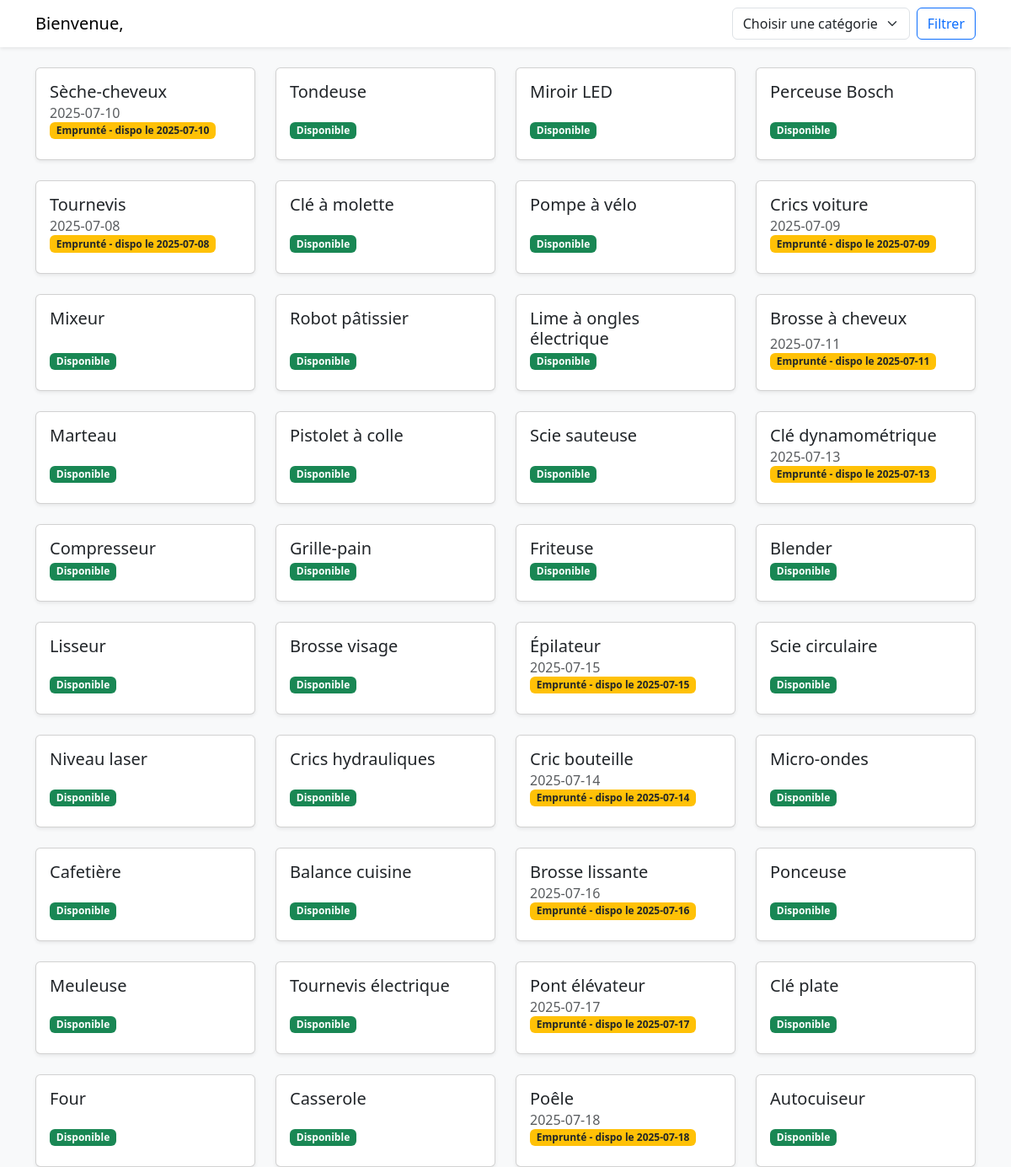
The page /pages/accueil.php on the database as committed earlier.
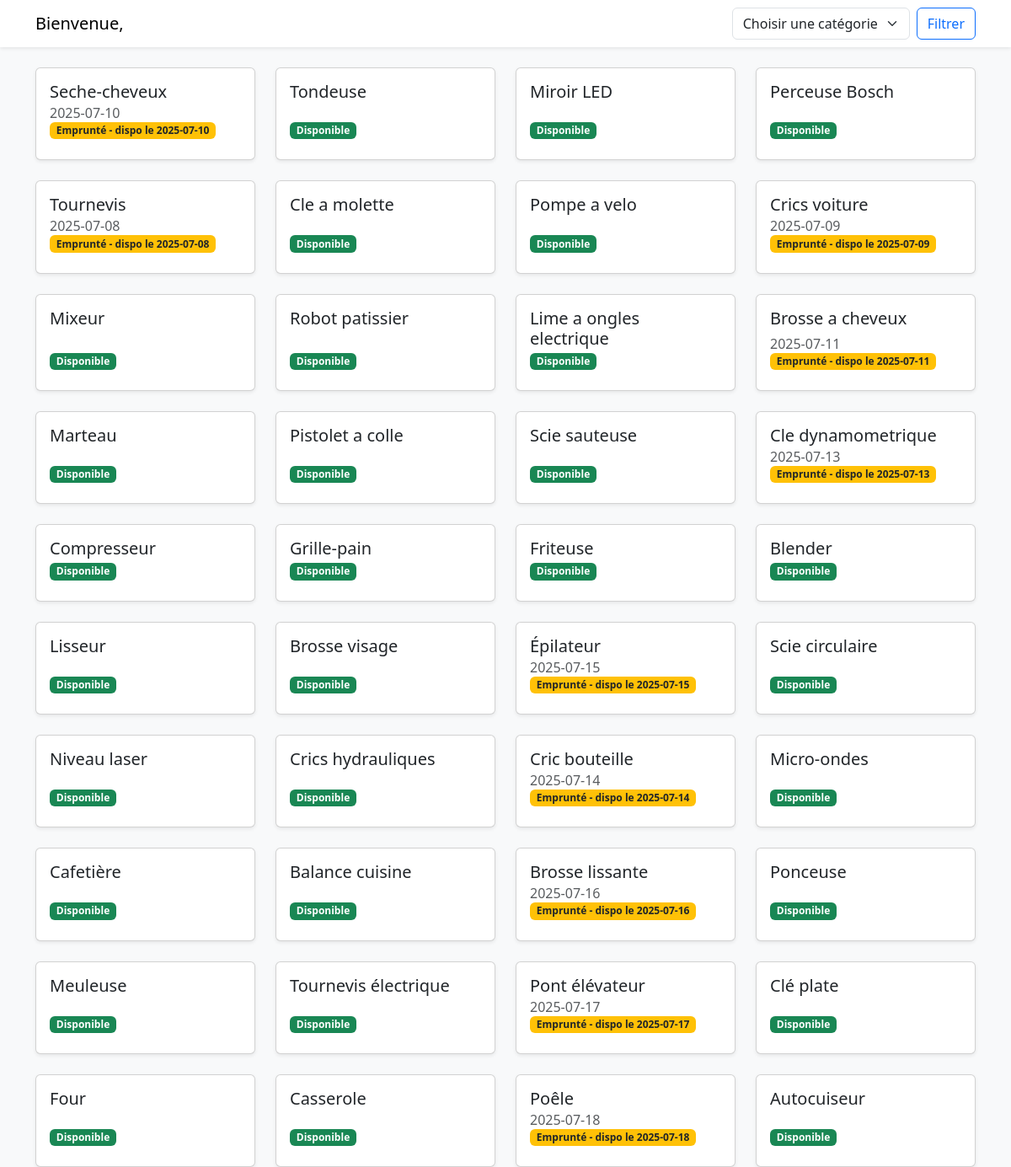
The same page on the database as committed later.
### tables this page shows
CREATE TABLE obj_objet(
    id_objet INT AUTO_INCREMENT  PRIMARY KEY,
    nom_objet VARCHAR(50),
    id_categorie INT,
    id_membre INT,
    FOREIGN KEY (id_membre) REFERENCES obj_membres(id_membre),
    FOREIGN KEY (id_categorie) REFERENCES obj_categorie_objet(id_categorie)
);

CREATE TABLE obj_emprunt(
    id_emprunt INT AUTO_INCREMENT  PRIMARY KEY,
    id_objet INT,
    id_membre INT,
    date_emprunt DATE,
    date_retour DATE,
    FOREIGN KEY (id_objet) REFERENCES obj_objet(id_objet),
    FOREIGN KEY (id_membre) REFERENCES obj_membres(id_membre)
);

### inc/base.php (called while the page is built)
<?php
    function base() {
        return mysqli_connect("localhost" ,"ETU004042","2zheXBX1","db_s2_ETU004042");
    }

### pages/accueil.php (the view, shortened to what this page needs)
<?php
include("../inc/function.php");
$membre = getMembre($_SESSION['id_membre']);
$resultat = ($_SERVER['REQUEST_METHOD'] == 'POST') ?
    filtreParCategorie($_POST['categorie']) : getListeObjet();
?>
<!DOCTYPE html>
<html lang="fr">
<head>
    <?= $bootstrap ?>
</head>
<body class="bg-light">
    <nav class="navbar navbar-expand-lg bg-white shadow-sm mb-4">
        <div class="container">
            <span class="navbar-brand">Bienvenue, <?= htmlspecialchars($membre['nom']) ?></span>
            <form class="d-flex" action="accueil.php" method="post">
                <select class="form-select me-2" name="categorie" required>
                    <option value="" disabled selected>Choisir une catégorie</option>
                </select>
                <button type="submit" class="btn btn-outline-primary">Filtrer</button>
            </form>
        </div>
    </nav>
    <div class="container">
        <div class="row justify-content-center g-4">
            <?php while ($data = mysqli_fetch_assoc($resultat)) { ?>
                <div class="col-sm-6 col-md-4 col-lg-3">
                    <article class="card shadow-sm h-100">
                        <div class="card-body d-flex flex-column justify-content-between">
                            <h5 class="card-title"><?= htmlspecialchars($data['nom_objet']) ?></h5>
                            <h6 class="card-subtitle mb-2 text-muted">
                                <?php if (enCours($data['id_objet']) == '0') { ?>
                                    <span class="badge bg-success">Disponible</span>
                                <?php } else { ?>
                                    <span class="badge bg-warning text-dark">
                                        Emprunté - dispo le <?= enCours($data['id_objet']) ?>
                                    </span>
                                <?php } ?>
                            </h6>
                        </div>
                    </article>
                </div>
            <?php } ?>
        </div>
    </div>
</body>
</html>

### inc/function.php (shortened to what this page needs)
<?php
include 'base.php';
$bootstrap="<link rel='stylesheet' href='../assets/bootstrap/css/bootstrap.min.css'>";
function getListeObjet()
{
    $requette = "SELECT id_objet,nom_objet FROM obj_objet";
    return mysqli_query(base(), $requette);
}
function enCours($id_objet)
{
    $requette = "SELECT * FROM obj_emprunt WHERE id_objet = %s ";
    $requette = sprintf($requette, $id_objet);
    $resultat = mysqli_query(base(), $requette);
    if ((mysqli_num_rows($resultat)) == 0) {
        return 0;
    } else {
        echo mysqli_fetch_assoc($resultat)['date_retour'];
        return mysqli_fetch_assoc($resultat)['date_retour'];
    }
}

Rows that differ between the two databases and show on the page:
changed obj_objet: nom_objet "Sèche-cheveux" → "Seche-cheveux"
changed obj_objet: nom_objet "Clé à molette" → "Cle a molette"
changed obj_objet: nom_objet "Pompe à vélo" → "Pompe a velo"
changed obj_objet: nom_objet "Robot pâtissier" → "Robot patissier"
changed obj_objet: nom_objet "Lime à ongles électrique" → "Lime a ongles electrique"
changed obj_objet: nom_objet "Brosse à cheveux" → "Brosse a cheveux"
changed obj_objet: nom_objet "Pistolet à colle" → "Pistolet a colle"
changed obj_objet: nom_objet "Clé dynamométrique" → "Cle dynamometrique"
